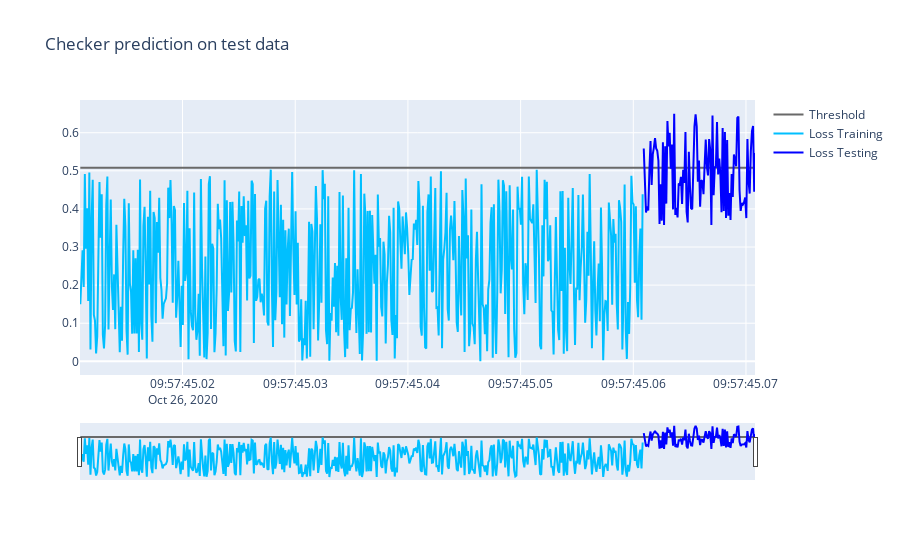

Notebook code cell kept with this figure:
### Code cell
date = datetime.today()

model, E_full, E_test, X_test_labeled = dd_autoencoder.get_checker(X_train, X_test, tracker.ad_paths, date)
# model, E_full, E_test, X_test = dd_autoencoder.get_checker(X_train, X_test, self.ad_paths, date=date_file)
dd_autoencoder.plot_predictions(E_full, E_test)
